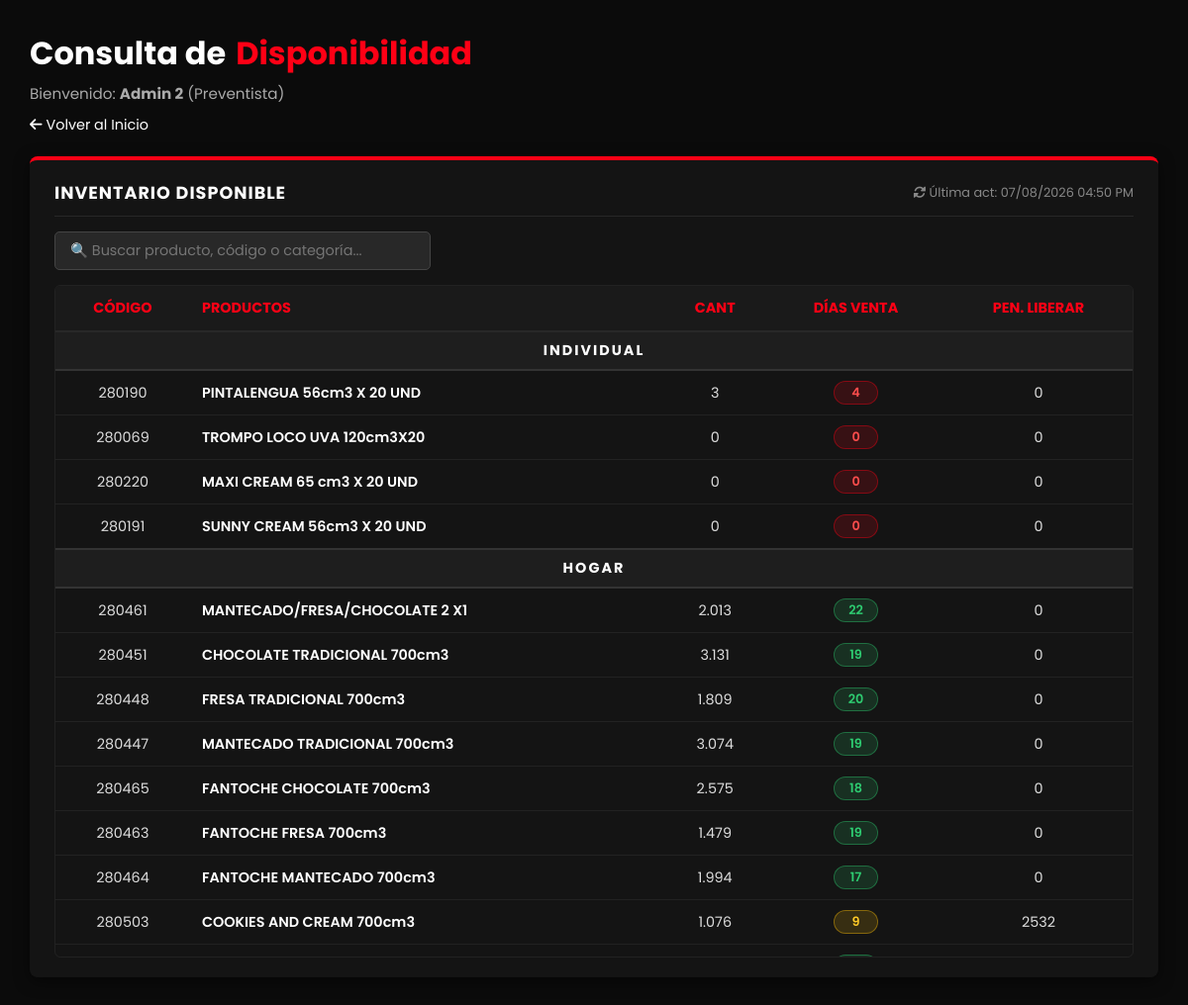
Screenshot of /neveras.php (signed in) with the database file from the repository.
### tables this page shows
CREATE TABLE `disponibilidad_inventario` (
  `id` int(11) NOT NULL,
  `codigo` varchar(50) NOT NULL,
  `producto` varchar(255) NOT NULL,
  `categoria` varchar(100) NOT NULL,
  `cantidad` int(11) DEFAULT 0,
  `dias_venta` int(11) DEFAULT 0,
  `pen_liberar` int(11) DEFAULT 0,
  `fecha_actualizacion` timestamp NOT NULL DEFAULT current_timestamp() ON UPDATE current_timestamp()
);

### neveras.php (the view, shortened to what this page needs)
<?php
require_once 'conexion.php';
$nombre_usuario = $_SESSION['user'] ?? $_SESSION['nombre'] ?? $_SESSION['nombre_usuario'] ?? $_SESSION['usuario'] ?? 'Preventista';
$rol_usuario = $_SESSION['cargo'] ?? $_SESSION['rol'] ?? 'Preventista';
$res_fecha = $conexion->query("SELECT MAX(fecha_actualizacion) AS ultima FROM disponibilidad_inventario");
$row_fecha = $res_fecha ? $res_fecha->fetch_assoc() : null;
$ultima_fecha = ($row_fecha && $row_fecha['ultima'])
    ? date("d/m/Y h:i A", strtotime($row_fecha['ultima']))
    : 'Sin actualizaciones';
?>
<!DOCTYPE html>
<html lang="es">
<head>
    <link rel="stylesheet" href="https://cdnjs.cloudflare.com/ajax/libs/font-awesome/6.0.0/css/all.min.css">
</head>
<body>
    <div class="header-seccion">
        <h1>Consulta de <span>Disponibilidad</span></h1>
        <p> Bienvenido: <strong><?php echo htmlspecialchars($nombre_usuario); ?></strong> (<?php echo htmlspecialchars($rol_usuario); ?>)</p>
        <a href="index.php" class="btn-volver"><i class="fas fa-arrow-left"></i> Volver al Inicio</a>
    </div>
    <div class="contenedor-full">
        <div class="panel">
            <div class="panel-header">
                <h2>Inventario Disponible</h2>
                <span style="font-size: 0.8rem; color: #888;"><i class="fas fa-sync-alt"></i> Última act: <?php echo $ultima_fecha; ?></span>
            </div>
            <div class="toolbar">
                <input type="text" id="buscadorInventario" placeholder="🔍 Buscar producto, código o categoría..." class="input-buscador">
            </div>
            <div class="tabla-contenedor">
                <table>
                    <thead>
                        <tr>
                            <th>CÓDIGO</th>
                            <th style="text-align: left;">PRODUCTOS</th>
                            <th>CANT</th>
                            <th>DÍAS VENTA</th>
                            <th>PEN. LIBERAR</th>
                        </tr>
                    </thead>
                    <tbody>
                        <?php
                        $query = "SELECT * FROM disponibilidad_inventario ORDER BY id ASC";
                        $resultado = $conexion->query($query);
                        $categoria_anterior = "";
                        if ($resultado && $resultado->num_rows > 0) {
                            while ($row = $resultado->fetch_assoc()) {
                                if ($row['categoria'] !== $categoria_anterior) {
                                    $categoria_anterior = $row['categoria'];
                                    echo '<tr class="fila-categoria"><td colspan="5">' . htmlspecialchars($categoria_anterior) . '</td></tr>';
                                }
                                $dias = floatval($row['dias_venta']);
                                if ($dias < 5) {
                                    $clase_badge = 'badge-rojo';
                                } elseif ($dias <= 15) {
                                    $clase_badge = 'badge-amarillo';
                                } else {
                                    $clase_badge = 'badge-verde';
                                }
                                ?>
                                <tr>
                                    <td class="col-codigo"><?php echo htmlspecialchars($row['codigo']); ?></td>
                                    <td class="text-left col-producto"><?php echo htmlspecialchars($row['producto']); ?></td>
                                    <td class="col-cant"><?php echo number_format($row['cantidad'], 0, ',', '.'); ?></td>
                                    <td class="col-dias"><span class="badge <?php echo $clase_badge; ?>"><?php echo $row['dias_venta']; ?></span></td>
                                    <td class="col-pen"><?php echo $row['pen_liberar']; ?></td>
                                </tr>
                                <?php
                            }
                        } else {
                            echo '<tr><td colspan="5" style="text-align:center; padding: 30px; color: #888;">No hay inventario cargado.</td></tr>';
                        }
                        ?>
                    </tbody>
                </table>
            </div>
        </div>
    </div>
</body>
</html>

### neveras.php (style rules this page uses)
* { margin: 0; padding: 0; box-sizing: border-box; font-family: 'Poppins', sans-serif; }
body { background-color: #0b0b0b; color: #ffffff; padding: 30px; }
.header-seccion { margin-bottom: 20px; }
.header-seccion h1 { font-size: 2rem; font-weight: 700; display: flex; align-items: center; gap: 10px; }
.header-seccion h1 span { color: #ff0015; }
.header-seccion p { color: #aaaaaa; margin-top: 5px; font-size: 0.95rem; }
.btn-volver { color: #ffffff; text-decoration: none; display: inline-block; margin-top: 10px; font-size: 0.9rem; transition: color 0.3s; }
.contenedor-full { display: flex; flex-direction: column; gap: 20px; }
.panel { background-color: #141414; border-radius: 8px; padding: 20px 25px; box-shadow: 0 4px 15px rgba(0,0,0,0.5); border-top: 4px solid #ff0015; }
.panel-header { display: flex; justify-content: space-between; align-items: center; margin-bottom: 15px; border-bottom: 1px solid #282828; padding-bottom: 10px; }
.panel-header h2 { font-size: 1.1rem; text-transform: uppercase; letter-spacing: 1px; }
.toolbar { display: flex; gap: 10px; margin-bottom: 15px; }
.input-buscador { padding: 8px 15px; border-radius: 5px; border: 1px solid #444; background-color: #282828; color: #fff; outline: none; flex-grow: 1; max-width: 380px; font-size: 0.9rem; }
.tabla-contenedor { width: 100%; overflow-x: auto; max-height: 680px; overflow-y: auto; border: 1px solid #222; border-radius: 6px; }
table { width: 100%; border-collapse: collapse; font-size: 0.9rem; }
thead th { position: sticky; top: 0; background-color: #1a1a1a; color: #ff0015; padding: 12px; text-align: center; font-weight: 700; border-bottom: 2px solid #282828; z-index: 10; }
tbody td { padding: 10px 12px; border-bottom: 1px solid #222; text-align: center; color: #ddd; }
tbody td.text-left { text-align: left; font-weight: 600; color: #fff; }
tr.fila-categoria td { background-color: #1e1e1e; color: #ffffff; font-weight: 700; text-align: center; text-transform: uppercase; letter-spacing: 2px; padding: 8px; border-top: 2px solid #333; border-bottom: 2px solid #333; }
.badge { display: inline-block; padding: 2px 10px; border-radius: 12px; font-size: 0.8rem; font-weight: 600; text-align: center; min-width: 45px; }
.badge-rojo { background-color: rgba(255, 0, 21, 0.15); color: #ff4d4d; border: 1px solid rgba(255, 0, 21, 0.4); }
.badge-amarillo { background-color: rgba(255, 193, 7, 0.15); color: #ffca28; border: 1px solid rgba(255, 193, 7, 0.4); }
.badge-verde { background-color: rgba(46, 204, 113, 0.15); color: #2ecc71; border: 1px solid rgba(46, 204, 113, 0.4); }

### rows the page displays
disponibilidad_inventario: categoria "INDIVIDUAL", codigo "280190", producto "PINTALENGUA 56cm3 X 20 UND", cantidad "3", dias_venta "4", pen_liberar "0"
disponibilidad_inventario: codigo "280069", producto "TROMPO LOCO UVA 120cm3X20", cantidad "0", dias_venta "0", pen_liberar "0"
disponibilidad_inventario: codigo "280220", producto "MAXI CREAM 65 cm3 X 20 UND", cantidad "0", dias_venta "0", pen_liberar "0"
disponibilidad_inventario: codigo "280191", producto "SUNNY CREAM 56cm3 X 20 UND", cantidad "0", dias_venta "0", pen_liberar "0"
disponibilidad_inventario: categoria "HOGAR", codigo "280461", producto "MANTECADO/FRESA/CHOCOLATE 2 X1", cantidad "2.013", dias_venta "22", pen_liberar "0"
disponibilidad_inventario: codigo "280451", producto "CHOCOLATE TRADICIONAL 700cm3", cantidad "3.131", dias_venta "19", pen_liberar "0"
disponibilidad_inventario: codigo "280448", producto "FRESA TRADICIONAL 700cm3", cantidad "1.809", dias_venta "20", pen_liberar "0"
disponibilidad_inventario: codigo "280447", producto "MANTECADO TRADICIONAL 700cm3", cantidad "3.074", dias_venta "19", pen_liberar "0"
disponibilidad_inventario: codigo "280465", producto "FANTOCHE CHOCOLATE 700cm3", cantidad "2.575", dias_venta "18", pen_liberar "0"
disponibilidad_inventario: codigo "280463", producto "FANTOCHE FRESA 700cm3", cantidad "1.479", dias_venta "19", pen_liberar "0"
disponibilidad_inventario: codigo "280464", producto "FANTOCHE MANTECADO 700cm3", cantidad "1.994", dias_venta "17", pen_liberar "0"
disponibilidad_inventario: codigo "280503", producto "COOKIES AND CREAM 700cm3", cantidad "1.076", dias_venta "9", pen_liberar "2532"

### other values shown
$nombre_usuario "Admin 2"
$rol_usuario "Preventista"
$ultima_fecha "07/08/2026 04:50 PM"
